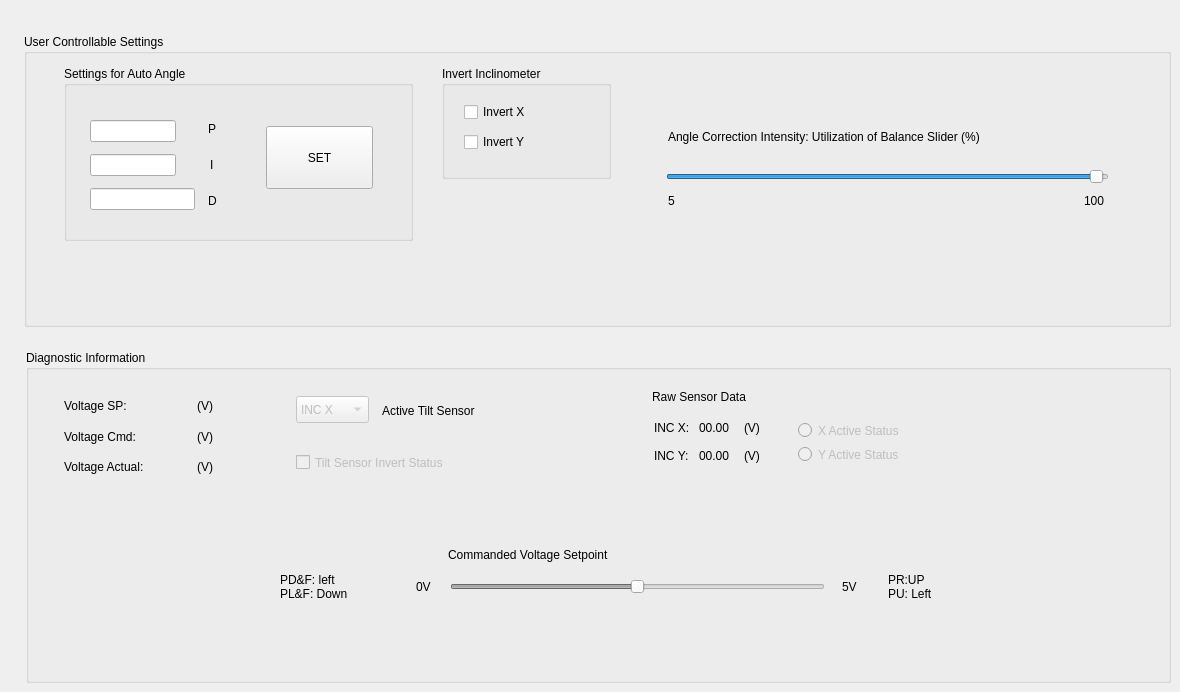
      <widget class="QWidget" name="tab_8">
       <attribute name="title">
        <string>Tilt Control</string>
       </attribute>
       <widget class="QGroupBox" name="groupBox_19">
        <property name="geometry">
         <rect>
          <x>26</x>
          <y>350</y>
          <width>1145</width>
          <height>333</height>
         </rect>
        </property>
        <property name="title">
         <string>Diagnostic Information</string>
        </property>
        <widget class="QCheckBox" name="invert_tilt_sensor">
         <property name="enabled">
          <bool>false</bool>
         </property>
         <property name="geometry">
          <rect>
           <x>270</x>
           <y>100</y>
           <width>207</width>
           <height>25</height>
          </rect>
         </property>
         <property name="text">
          <string>Tilt Sensor Invert Status</string>
         </property>
        </widget>
        <widget class="QComboBox" name="tilt_sensor_select">
         <property name="enabled">
          <bool>false</bool>
         </property>
         <property name="geometry">
          <rect>
           <x>270</x>
           <y>46</y>
           <width>73</width>
           <height>27</height>
          </rect>
         </property>
         <item>
          <property name="text">
           <string>INC X</string>
          </property>
         </item>
         <item>
          <property name="text">
           <string>INC Y</string>
          </property>
         </item>
        </widget>
        <widget class="QLabel" name="label_74">
         <property name="geometry">
          <rect>
           <x>356</x>
           <y>50</y>
           <width>130</width>
           <height>21</height>
          </rect>
         </property>
         <property name="text">
          <string>Active Tilt Sensor</string>
         </property>
        </widget>
        <widget class="QWidget" name="verticalLayoutWidget">
         <property name="geometry">
          <rect>
           <x>38</x>
           <y>44</y>
           <width>149</width>
           <height>85</height>
          </rect>
         </property>
         <layout class="QVBoxLayout" name="verticalLayout">
          <item>
           <layout class="QHBoxLayout" name="horizontalLayout_7">
            <item>
             <widget class="QLabel" name="label_12">
              <property name="text">
               <string>Voltage SP:</string>
              </property>
             </widget>
            </item>
            <item>
             <widget class="QLabel" name="voltageSetpoint">
              <property name="text">
               <string>(V)</string>
              </property>
              <property name="alignment">
               <set>Qt::AlignRight|Qt::AlignTrailing|Qt::AlignVCenter</set>
              </property>
             </widget>
            </item>
           </layout>
          </item>
          <item>
           <layout class="QHBoxLayout" name="horizontalLayout_8">
            <item>
             <widget class="QLabel" name="label_14">
              <property name="text">
               <string>Voltage Cmd:</string>
              </property>
             </widget>
            </item>
            <item>
             <widget class="QLabel" name="voltageCommand">
              <property name="text">
               <string>(V)</string>
              </property>
              <property name="alignment">
               <set>Qt::AlignRight|Qt::AlignTrailing|Qt::AlignVCenter</set>
              </property>
             </widget>
            </item>
           </layout>
          </item>
          <item>
           <layout class="QHBoxLayout" name="horizontalLayout_9">
            <item>
             <widget class="QLabel" name="label_15">
              <property name="text">
               <string>Voltage Actual:</string>
              </property>
             </widget>
            </item>
            <item>
             <widget class="QLabel" name="voltageActual">
              <property name="text">
               <string>(V)</string>
              </property>
              <property name="alignment">
               <set>Qt::AlignRight|Qt::AlignTrailing|Qt::AlignVCenter</set>
              </property>
             </widget>
            </item>
           </layout>
          </item>
         </layout>
        </widget>
        <widget class="QRadioButton" name="radio_x_active">
         <property name="enabled">
          <bool>false</bool>
         </property>
         <property name="geometry">
          <rect>
           <x>772</x>
           <y>68</y>
           <width>140</width>
           <height>25</height>
          </rect>
         </property>
         <property name="text">
          <string>X Active Status</string>
         </property>
        </widget>
        <widget class="QRadioButton" name="radio_y_active">
         <property name="enabled">
          <bool>false</bool>
         </property>
         <property name="geometry">
          <rect>
           <x>772</x>
           <y>92</y>
           <width>140</width>
           <height>25</height>
          </rect>
         </property>
         <property name="text">
          <string>Y Active Status</string>
         </property>
        </widget>
        <widget class="QWidget" name="gridLayoutWidget">
         <property name="geometry">
          <rect>
           <x>628</x>
           <y>66</y>
           <width>129</width>
           <height>51</height>
          </rect>
         </property>
         <layout class="QGridLayout" name="gridLayout">
          <item row="0" column="0">
           <widget class="QLabel" name="label_70">
            <property name="text">
             <string>INC X:</string>
            </property>
           </widget>
          </item>
          <item row="1" column="0">
           <widget class="QLabel" name="label_71">
            <property name="text">
             <string>INC Y:</string>
            </property>
           </widget>
          </item>
          <item row="1" column="1">
           <widget class="QLabel" name="inc_y">
            <property name="text">
             <string>00.00</string>
            </property>
           </widget>
          </item>
          <item row="0" column="1">
           <widget class="QLabel" name="inc_x">
            <property name="text">
             <string>00.00</string>
            </property>
           </widget>
          </item>
          <item row="0" column="2">
           <widget class="QLabel" name="label_72">
            <property name="text">
             <string>(V)</string>
            </property>
           </widget>
          </item>
          <item row="1" column="2">
           <widget class="QLabel" name="label_73">
            <property name="text">
             <string>(V)</string>
            </property>
           </widget>
          </item>
         </layout>
        </widget>
        <widget class="QLabel" name="label_75">
         <property name="geometry">
          <rect>
           <x>626</x>
           <y>36</y>
           <width>129</width>
           <height>21</height>
          </rect>
         </property>
         <property name="text">
          <string>Raw Sensor Data</string>
         </property>
        </widget>
        <widget class="QLabel" name="label_95">
         <property name="geometry">
          <rect>
           <x>862</x>
           <y>216</y>
           <width>59</width>
           <height>42</height>
          </rect>
         </property>
         <property name="text">
          <string>PR:UP
PU: Left</string>
         </property>
        </widget>
        <widget class="QLabel" name="label_99">
         <property name="geometry">
          <rect>
           <x>254</x>
           <y>216</y>
           <width>91</width>
           <height>42</height>
          </rect>
         </property>
         <property name="text">
          <string>PD&amp;F: left
PL&amp;F: Down</string>
         </property>
        </widget>
        <widget class="QSlider" name="angle_setpoint_slider">
         <property name="enabled">
          <bool>false</bool>
         </property>
         <property name="geometry">
          <rect>
           <x>424</x>
           <y>226</y>
           <width>375</width>
           <height>22</height>
          </rect>
         </property>
         <property name="minimum">
          <number>0</number>
         </property>
         <property name="maximum">
          <number>5000</number>
         </property>
         <property name="value">
          <number>2500</number>
         </property>
         <property name="orientation">
          <enum>Qt::Horizontal</enum>
         </property>
        </widget>
        <widget class="QLabel" name="label_76">
         <property name="geometry">
          <rect>
           <x>390</x>
           <y>226</y>
           <width>19</width>
           <height>21</height>
          </rect>
         </property>
         <property name="text">
          <string>0V</string>
         </property>
        </widget>
        <widget class="QLabel" name="label_93">
         <property name="geometry">
          <rect>
           <x>816</x>
           <y>226</y>
           <width>19</width>
           <height>21</height>
          </rect>
         </property>
         <property name="text">
          <string>5V</string>
         </property>
        </widget>
        <widget class="QLabel" name="label_94">
         <property name="geometry">
          <rect>
           <x>422</x>
           <y>194</y>
           <width>219</width>
           <height>21</height>
          </rect>
         </property>
         <property name="text">
          <string>Commanded Voltage Setpoint</string>
         </property>
        </widget>
       </widget>
       <widget class="QGroupBox" name="groupBox_20">
        <property name="geometry">
         <rect>
          <x>24</x>
          <y>34</y>
          <width>1147</width>
          <height>293</height>
         </rect>
        </property>
        <property name="title">
         <string>User Controllable Settings</string>
        </property>
        <widget class="QGroupBox" name="groupBox_17">
         <property name="geometry">
          <rect>
           <x>40</x>
           <y>32</y>
           <width>349</width>
           <height>175</height>
          </rect>
         </property>
         <property name="title">
          <string>Settings for Auto Angle</string>
         </property>
         <widget class="QLabel" name="label_21">
          <property name="geometry">
           <rect>
            <x>144</x>
            <y>124</y>
            <width>12</width>
            <height>21</height>
           </rect>
          </property>
          <property name="text">
           <string>D</string>
          </property>
         </widget>
         <widget class="QLabel" name="label_20">
          <property name="geometry">
           <rect>
            <x>146</x>
            <y>88</y>
            <width>9</width>
            <height>21</height>
           </rect>
          </property>
          <property name="text">
           <string>I</string>
          </property>
         </widget>
         <widget class="QWidget" name="verticalLayoutWidget_2">
          <property name="geometry">
           <rect>
            <x>26</x>
            <y>48</y>
            <width>105</width>
            <height>103</height>
           </rect>
          </property>
          <layout class="QVBoxLayout" name="verticalLayout_2">
           <item>
            <layout class="QHBoxLayout" name="horizontalLayout_15">
             <item>
              <widget class="QLineEdit" name="kp_edit">
               <property name="alignment">
                <set>Qt::AlignCenter</set>
               </property>
              </widget>
             </item>
             <item>
              <spacer name="horizontalSpacer_2">
               <property name="orientation">
                <enum>Qt::Horizontal</enum>
               </property>
               <property name="sizeHint" stdset="0">
                <size>
                 <width>40</width>
                 <height>20</height>
                </size>
               </property>
              </spacer>
             </item>
            </layout>
           </item>
           <item>
            <layout class="QHBoxLayout" name="horizontalLayout_14">
             <item>
              <widget class="QLineEdit" name="ki_edit">
               <property name="alignment">
                <set>Qt::AlignCenter</set>
               </property>
              </widget>
             </item>
             <item>
              <spacer name="horizontalSpacer_3">
               <property name="orientation">
                <enum>Qt::Horizontal</enum>
               </property>
               <property name="sizeHint" stdset="0">
                <size>
                 <width>40</width>
                 <height>20</height>
                </size>
               </property>
              </spacer>
             </item>
            </layout>
           </item>
           <item>
            <layout class="QHBoxLayout" name="horizontalLayout_10">
             <item>
              <widget class="QLineEdit" name="kd_edit">
               <property name="alignment">
                <set>Qt::AlignCenter</set>
               </property>
              </widget>
             </item>
             <item>
              <layout class="QHBoxLayout" name="horizontalLayout_16"/>
             </item>
            </layout>
           </item>
          </layout>
         </widget>
         <widget class="QLabel" name="label_19">
          <property name="geometry">
           <rect>
            <x>144</x>
            <y>52</y>
            <width>9</width>
            <height>21</height>
           </rect>
          </property>
          <property name="text">
           <string>P</string>
          </property>
         </widget>
         <widget class="QPushButton" name="set_pid">
          <property name="geometry">
           <rect>
            <x>202</x>
            <y>60</y>
            <width>107</width>
            <height>63</height>
           </rect>
          </property>
          <property name="text">
           <string>SET</string>
          </property>
         </widget>
        </widget>
        <widget class="QLabel" name="label_105">
         <property name="geometry">
          <rect>
           <x>644</x>
           <y>156</y>
           <width>9</width>
           <height>21</height>
          </rect>
         </property>
         <property name="text">
          <string>5</string>
         </property>
        </widget>
        <widget class="QLabel" name="label_97">
         <property name="geometry">
          <rect>
           <x>1060</x>
           <y>156</y>
           <width>27</width>
           <height>21</height>
          </rect>
         </property>
         <property name="text">
          <string>100</string>
         </property>
        </widget>
        <widget class="QLabel" name="label_96">
         <property name="geometry">
          <rect>
           <x>644</x>
           <y>92</y>
           <width>442</width>
           <height>21</height>
          </rect>
         </property>
         <property name="text">
          <string>Angle Correction Intensity: Utilization of Balance Slider (%)</string>
         </property>
        </widget>
        <widget class="QSlider" name="slider_angle_correction_intensity">
         <property name="geometry">
          <rect>
           <x>642</x>
           <y>132</y>
           <width>443</width>
           <height>22</height>
          </rect>
         </property>
         <property name="toolTip">
          <string>Increase if tool can't hold angle, decreases if slipping wheels</string>
         </property>
         <property name="minimum">
          <number>5</number>
         </property>
         <property name="maximum">
          <number>100</number>
         </property>
         <property name="value">
          <number>99</number>
         </property>
         <property name="orientation">
          <enum>Qt::Horizontal</enum>
         </property>
         <property name="invertedAppearance">
          <bool>false</bool>
         </property>
         <property name="invertedControls">
          <bool>false</bool>
         </property>
        </widget>
        <widget class="QGroupBox" name="groupBox_9">
         <property name="geometry">
          <rect>
           <x>418</x>
           <y>32</y>
           <width>169</width>
           <height>113</height>
          </rect>
         </property>
         <property name="title">
          <string>Invert Inclinometer</string>
         </property>
         <widget class="QWidget" name="layoutWidget">
          <property name="geometry">
           <rect>
            <x>22</x>
            <y>32</y>
            <width>88</width>
            <height>59</height>
           </rect>
          </property>
          <layout class="QVBoxLayout" name="verticalLayout_14">
           <item>
            <widget class="QCheckBox" name="invert_x">
             <property name="enabled">
              <bool>true</bool>
             </property>
             <property name="text">
              <string>Invert X</string>
             </property>
            </widget>
           </item>
           <item>
            <widget class="QCheckBox" name="invert_y">
             <property name="enabled">
              <bool>true</bool>
             </property>
             <property name="text">
              <string>Invert Y</string>
             </property>
            </widget>
           </item>
          </layout>
         </widget>
        </widget>
       </widget>
      </widget>
